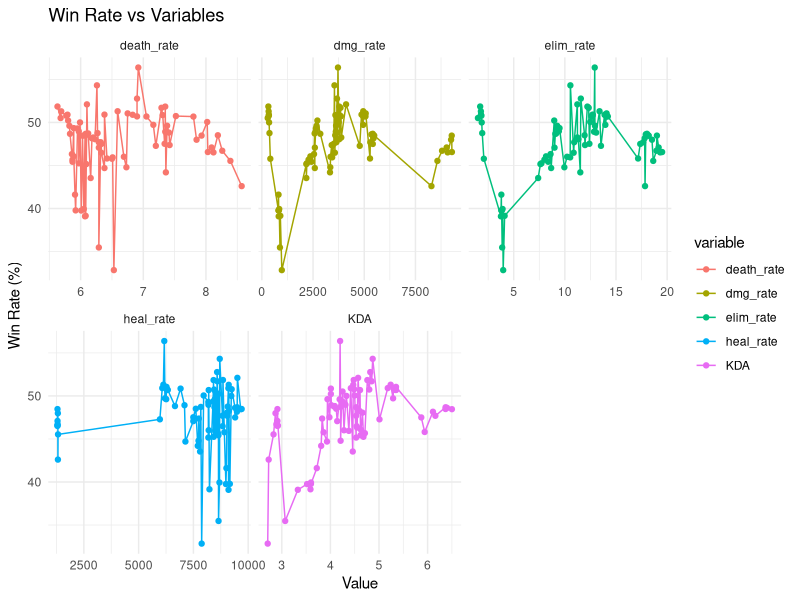

Write R code to recreate this figure.
## ---- chunk 1
#| message: false
#| label: setup
#| warning: false

library(tidyverse)
library(dplyr)
library(tidyr)
## ---- chunk 2
#| message: false
#| cache: true

x <- read_csv("data/ow_data.csv")

x <- x |> 
  mutate(win_rate = as.numeric(as.character(`Win Rate, %`)), 
         elim_rate = as.numeric(as.character(`Eliminations / 10min`)), 
         death_rate = as.numeric(as.character(`Deaths / 10min`)),
         KDA = as.numeric(as.character(`KDA Ratio`)),
         dmg_rate = as.numeric(as.character(`Damage / 10min`)),
         heal_rate = as.numeric(as.character(`Healing / 10min`)))

x <- x |> 
  select(win_rate, elim_rate, death_rate, KDA, dmg_rate, heal_rate) |>
  drop_na()

x_long <- x |> 
  pivot_longer(cols = c(elim_rate, death_rate, KDA, dmg_rate, heal_rate), 
               names_to = "variable", 
               values_to = "value")
## ---- chunk 3
ggplot(x_long, aes(x = value, y = win_rate, color = variable)) +
  geom_line() +
  geom_point() +
  labs(title = "Win Rate vs Variables", x = "Value", y = "Win Rate (%)") +
  facet_wrap(~variable, scales = "free_x") +
  theme_minimal()
